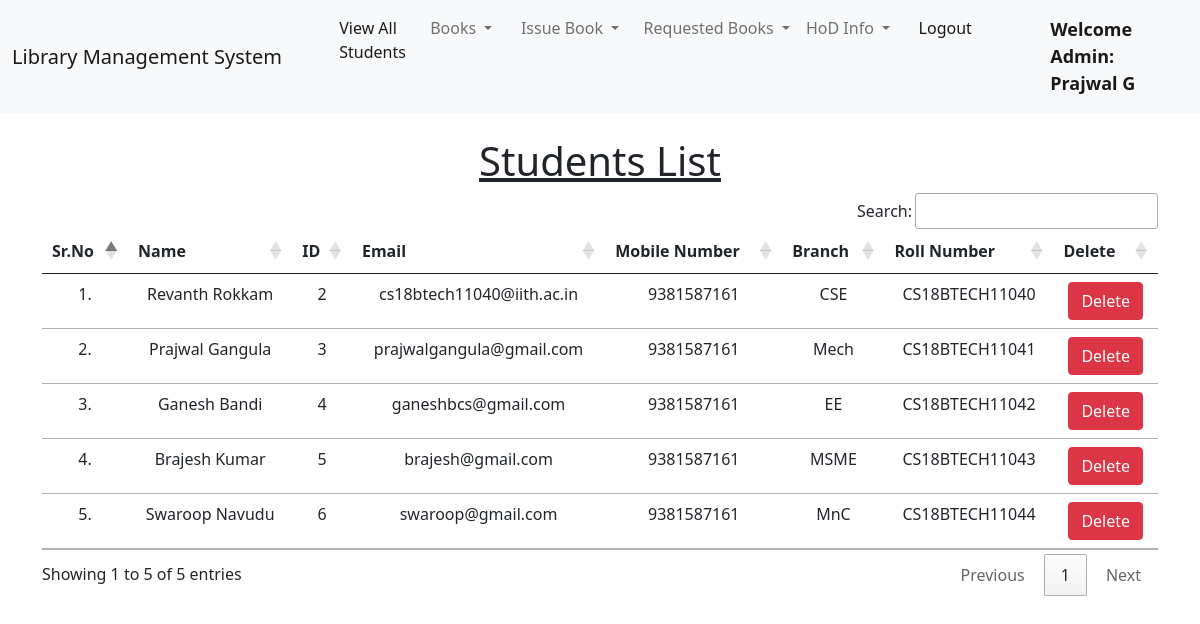
The page /view_students/ (signed in) on the database as committed earlier.
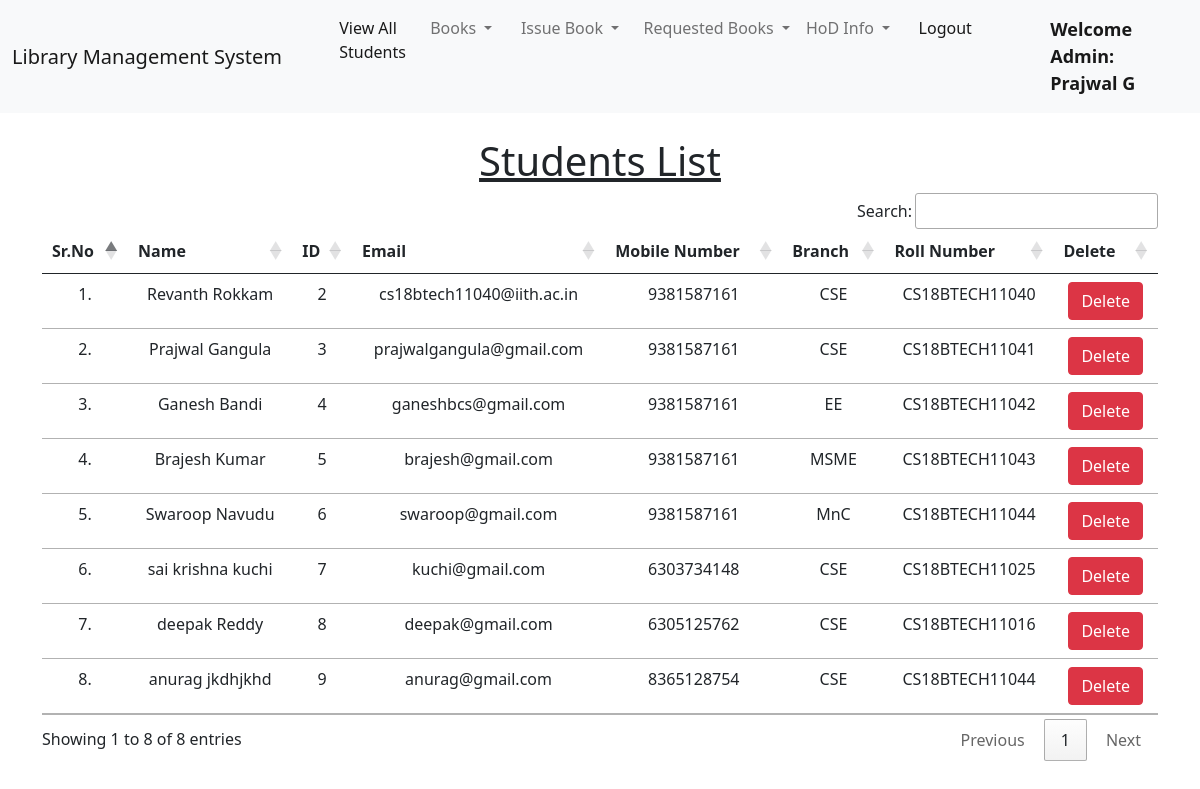
The same page on the database as committed later.
### base/models.py (models this page shows, shortened)
class Student(models.Model):
    user = models.OneToOneField(User, on_delete=models.CASCADE)
    branch = models.CharField(max_length=10)
    roll_no = models.CharField(max_length=3, blank=True)
    phone = models.CharField(max_length=10, blank=True)
    image = models.ImageField(upload_to="", blank=True)

### base/views.py (the view)
# urls.py: path("view_students/", views.view_students, name="view_students"),
@login_required(login_url = '/admin_login')
def view_students(request):
    students = Student.objects.all()
    return render(request, "view_students.html", {'students':students})

### base/templates/view_students.html (shortened to what this page needs)
{% extends 'admin_navbar.html' %}
{% load static %}
{% block body %}
<div class="container mt-4">
    <h1 class="text-center"><u>Students List</u></h1>
    <table class="table table-hover" id="example">
        <thead>
            <tr class="text-center">
                <th>Sr.No</th>
                <th>Name</th>
                <th>ID</th>
                <th>Email</th>
                <th>Mobile Number</th>
                <th>Branch</th>
                <th>Roll Number</th>
                <th>Delete</th>
            </tr>
        </thead>
        <tbody>
            {% for student in students %}
            <tr class="text-center">
                <td>{{forloop.counter}}.</td>
                <td>{{student.user.get_full_name}}</td>
                <td>{{student.user.id}}</td>
                <td>{{student.user.email}}</td>
                <td>{{student.phone}}</td>
                <td>{{student.branch}}</td>
                <td>{{student.roll_no}}</td>
                <td><a href="/delete_student/{{student.id}}/" class="btn btn-danger" onclick="return confirm('Are you sure you want to delete this student? Are you sure the student returned all the reserved books?')">Delete</a></td>
            </tr>
            {% endfor %}
        </tbody>
    </table>
    </div>
{% endblock %}

Rows that differ between the two databases and show on the page:
changed Student "CS18BTECH11041": branch "Mech" → "CSE"
added Student: user.get_full_name "sai krishna kuchi", user.id "7", user.email "kuchi@gmail.com", phone "6303734148", branch "CSE", roll_no "CS18BTECH11025"
added Student: user.get_full_name "deepak Reddy", user.id "8", user.email "deepak@gmail.com", phone "6305125762", branch "CSE", roll_no "CS18BTECH11016"
added Student: user.get_full_name "anurag jkdhjkhd", user.id "9", user.email "anurag@gmail.com", phone "8365128754", branch "CSE", roll_no "CS18BTECH11044"
Other text that changed with them:
text written by a page script: "Search: Showing 1 to 5 of 5 entries Previous 1 Next" → "Search: Showing 1 to 8 of 8 entries Previous 1 Next"
